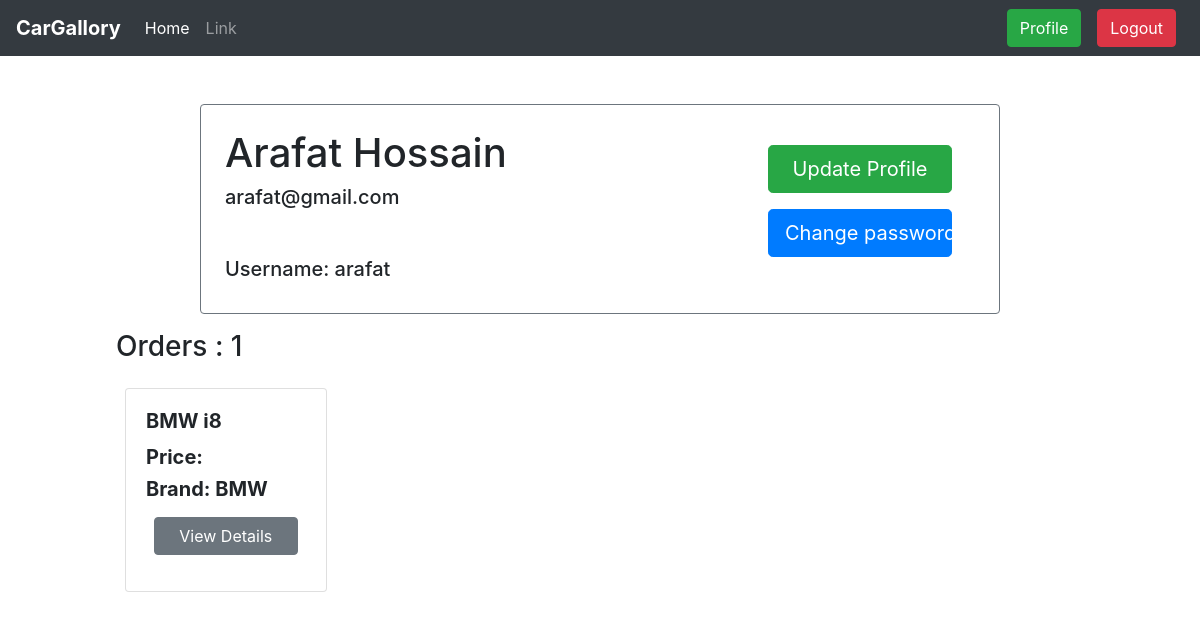
/author/profile/ (signed in), run on an earlier commit of the app's database.
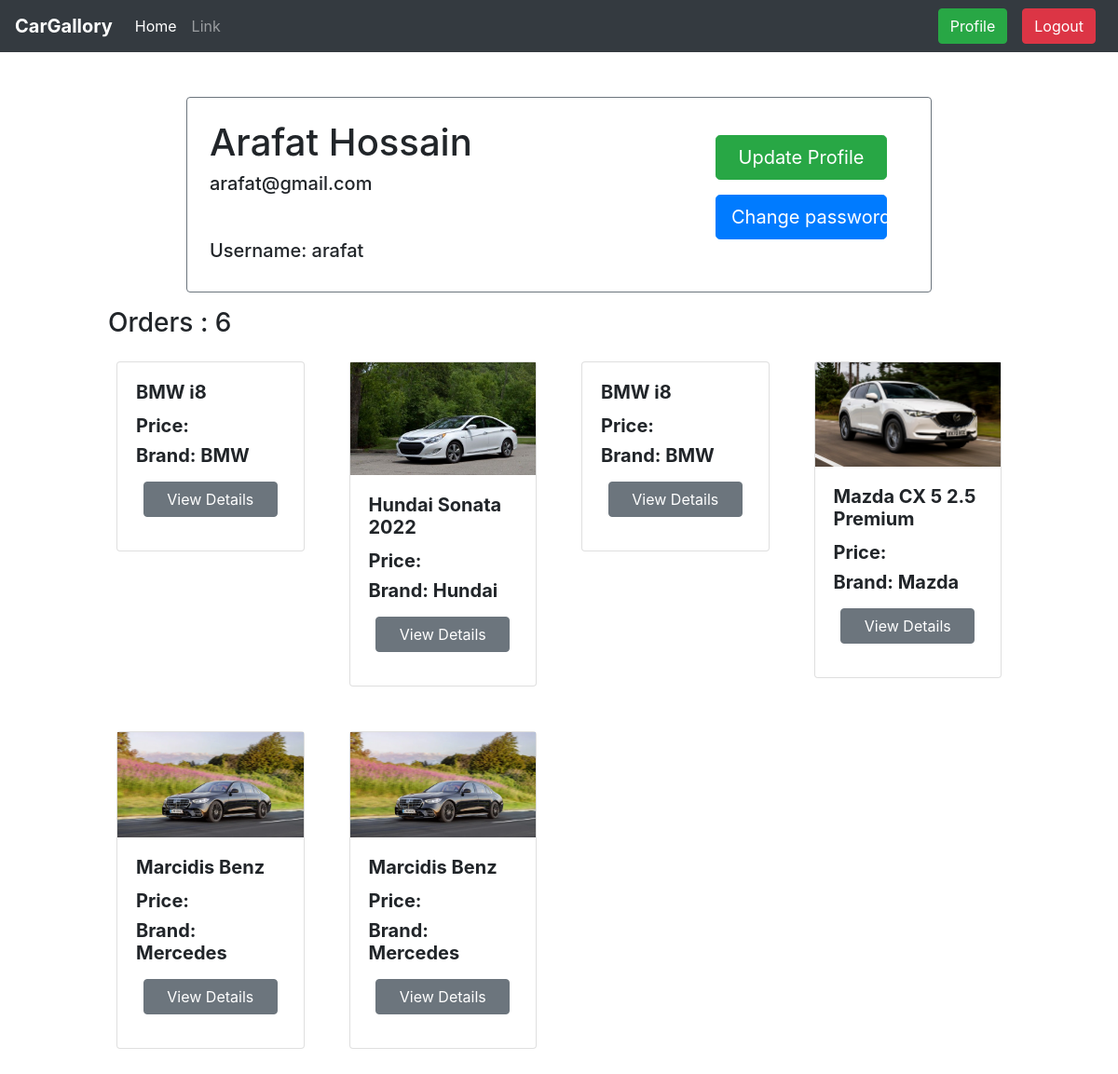
And on a later commit of the database.
### cars/models.py (models this page shows, shortened)
class CarModel(models.Model):
    brand = models.ForeignKey(CarBrande, on_delete=models.CASCADE)
    model_name = models.CharField(max_length=40)
    description = models.TextField()
    price = models.CharField(max_length=30)
    quentity = models.IntegerField()
    image = models.ImageField(upload_to='car_image')

class CarBrande(models.Model):
    name = models.CharField(max_length=30)
    slug = models.SlugField(max_length=100, unique=True, blank=True, null=True)

### authors/views.py (the view)
# urls.py: path('profile/', views.profile, name='profile'),
@login_required
def profile(request):
    object = models.Order.objects.filter(userID=request.user.id)
    cars = []
    for id in object:
        cars.append(CarModel.objects.get(pk=id.carID))
    return render(request, 'profile.html', {'user': request.user, 'cars':cars})

### authors/templates/profile.html (shortened to what this page needs)
{% extends 'base.html' %}
{% block body %}
<div class="col-8 mt-5 p-4 border border-secondary rounded" style="margin: auto; ">
<div class="row">
    <div class="col-lg-8 col-md-8 col-sm-12">
        <h1>{{user.first_name}} {{user.last_name}}</h1>
        <h5 class="mt-2">{{user.email}}</h5>
        <h5 class="mt-5">Username: {{user.username}}</h5>
    </div>
    <div class="col-lg-4 col-md-4 col-sm-12 text-center">
        <p class="mt-3">
            <a href="{% url 'edit_profile' %}" class="btn btn-success btn-lg" style="width: 80%;">Update Profile</a>
        </p>
        <p>
            <a href="{% url 'pass_change' %}" class="btn btn-primary btn-lg" style="width: 80%;">Change password</a>
        </p>
    </div>
</div>
</div>
<div class="col-10 m-auto p-3">
  <h3>Orders : {{cars | length}}</h>
    <div class="row">
        {% for car in cars %}
        <div class="col-lg-3 col-md-6 col-sm-12 p-2">
          <div class="card m-3">
            <img src="{{car.image.url}}" alt="" />
            <div class="card-body">
              <h5 class="card-title"><b>{{car.model_name}}</b></h5>
              <h5><b>Price: {{car.prirce}}</b></h5>
              <h5><b>Brand: {{car.brand.name}}</b></h5>
              <p class="text-center pt-2">
                <a
                  href="{% url 'details' car.id %}"
                  class="btn btn-secondary"
                  style="width: 90%"
                  >View Details</a
                >
              </p>
            </div>
          </div>
        </div>
        {% endfor %}
      </div>
</div>
{% endblock %}

### templates/base.html (shortened to what this page needs)
<!doctype html>
<html lang="en">
  <head>
    <link rel="stylesheet" href="https://cdn.jsdelivr.net/npm/bootstrap@4.0.0/dist/css/bootstrap.min.css">
    <link rel="stylesheet" href="https://cdnjs.cloudflare.com/ajax/libs/font-awesome/6.5.2/css/all.min.css" />
  </head>
  <body>
    <nav class="navbar navbar-expand-lg navbar-dark bg-dark">
        <a class="navbar-brand" href="#"><b>CarGallory</b></a>
        <div class="collapse navbar-collapse" id="navbarSupportedContent">
          <ul class="navbar-nav mr-auto">
            <li class="nav-item active">
              <a class="nav-link" href="{% url 'homepage' %}">Home <span class="sr-only">(current)</span></a>
            </li>
            <li class="nav-item">
              <a class="nav-link" href="#">Link</a>
            </li>
          </ul>
          <div class="form-inline my-2 my-lg-0">
            {% if user.is_authenticated %}
            <a href="{% url 'profile' %}" class="btn btn-success mx-2">Profile</a>
            <form action="{% url 'logout' %}" method="post">
                <button type="submit" class="btn btn-danger mx-2">Logout</button>
            </form>
            {% else %}
            <a href="{% url 'registration' %}" class="btn btn-warning mx-2">Register</a>
            <a href="{% url 'login' %}" class="btn btn-primary mx-2">Login</a>
            {% endif %}
          </div>
        </div>
      </nav>
    {% block body %}
    {% endblock %}
  </body>
</html>

What changed in the data, as far as the page shows it:
now on one of the page's lists (row edited): CarModel: model_name "BMW i8", brand.name "BMW"
now on this page (row edited): CarModel: image (picture), model_name "Hundai Sonata 2022", brand.name "Hundai"
now on this page (row edited): CarModel: image (picture), model_name "Mazda CX 5 2.5 Premium", brand.name "Mazda"
now on this page (row edited): CarModel: image (picture), model_name "Marcidis Benz", brand.name "Mercedes"
Also different on the page:
{{ cars | length }}: "1" → "6"
